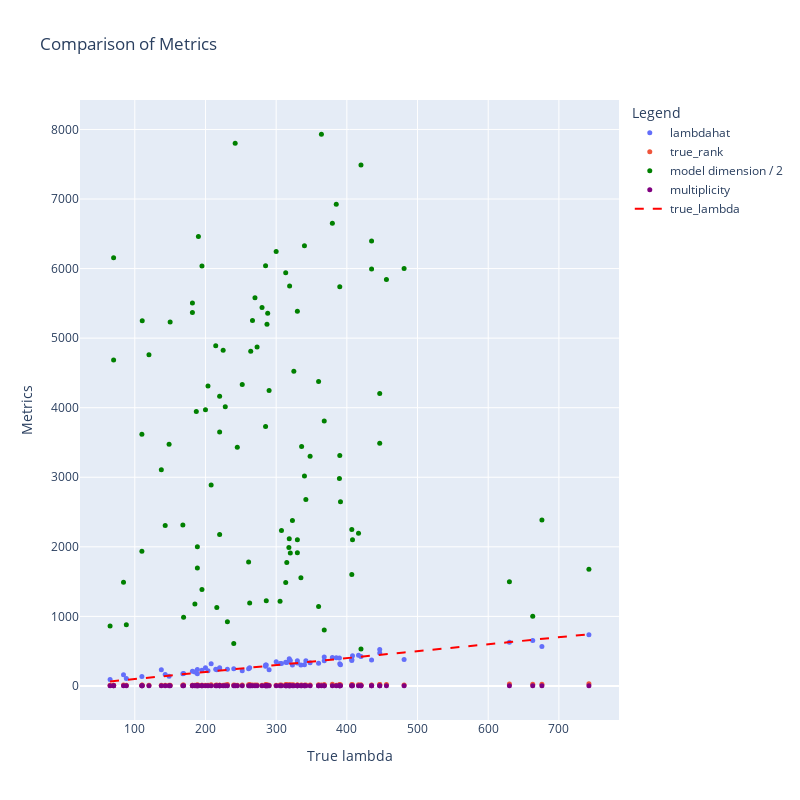

Notebook code cell kept with this figure:
### Markdown cell above
## $\lambda$ vs $\hat{\lambda}$

### Code cell
df = df_data
fig = go.Figure()

fig.add_trace(go.Scatter(
    x=df["true_lambda"], 
    y=df["lambdahat"], 
    mode='markers', 
    marker=dict(size=5),
    name='lambdahat'
))

fig.add_trace(go.Scatter(
    x=df["true_lambda"], 
    y=df["true_rank"], 
    mode='markers', 
    marker=dict(size=5),
    name='true_rank'
))

fig.add_trace(go.Scatter(
    x=df["true_lambda"], 
    y=df["model_dim"] / 2, 
    mode='markers', 
    marker=dict(size=5, color='green'),
    name='model dimension / 2'
))


fig.add_trace(go.Scatter(
    x=df["true_lambda"], 
    y=df["true_multiplicity"], 
    mode='markers', 
    marker=dict(size=5, color='purple'),
    name='multiplicity'
))


# Add the y=x line
sorted_true_lambda = sorted(df["true_lambda"])
fig.add_trace(go.Scatter(
    x=sorted_true_lambda, 
    y=sorted_true_lambda, 
    mode='lines', 
    line=dict(dash='dash', color='red', width=2),
    name='true_lambda'
))

fig.update_layout(
    title="Comparison of Metrics",
    xaxis_title="True lambda",
    yaxis_title="Metrics",
    legend_title="Legend",
    width=800,
    height=800
)
